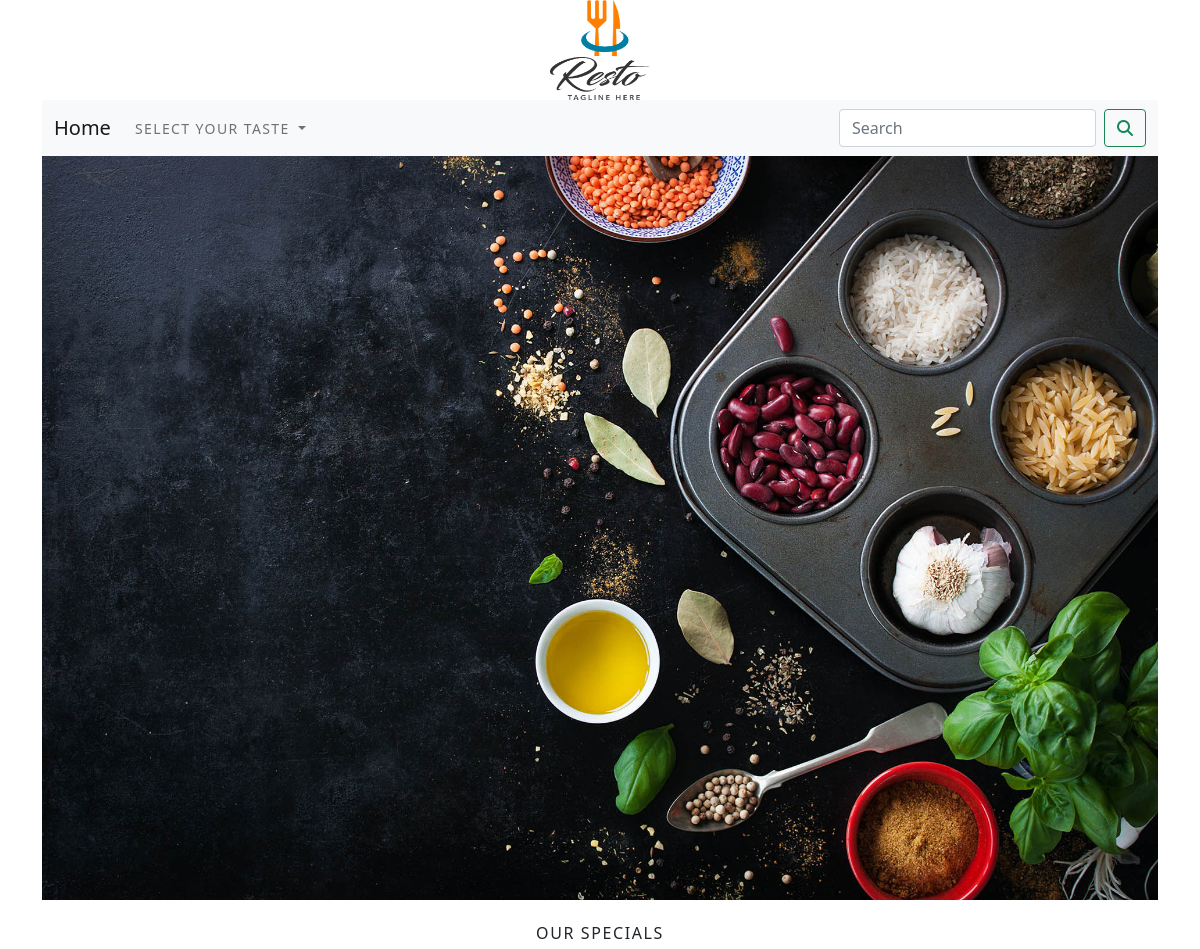
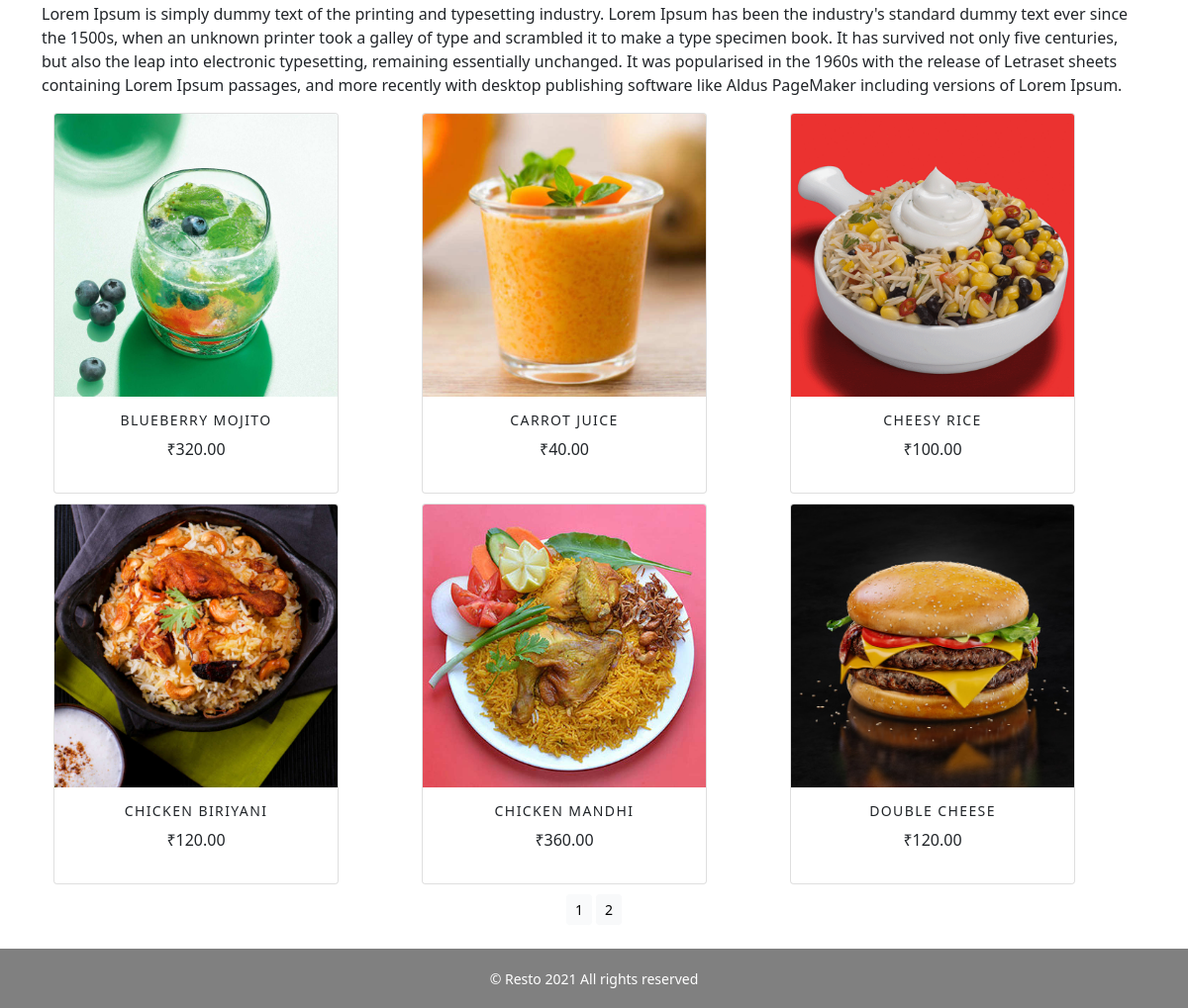
The app's page /resto/ with its own data (2 pictures, top to bottom).
### restocart/models.py (models this page shows, shortened)
class Product(models.Model):
    name = models.CharField(max_length=250, unique=True)
    slug = models.SlugField(max_length=250, unique=True)
    description = models.TextField()
    image = models.ImageField(upload_to='product', blank=True)
    price = models.DecimalField(max_digits=10, decimal_places=2)
    category = models.ForeignKey(Category, on_delete=models.CASCADE)
    stock = models.IntegerField()
    available = models.BooleanField(default=True)
    created = models.DateTimeField(auto_now_add=True)
    updated = models.DateTimeField(auto_now=True)
    class Meta:
        ordering = ('name',)
        verbose_name = 'Product'
        verbose_name_plural = 'Products'
    def get_url(self):
        return reverse('restocart:products_category_detail', args=[self.category.slug, self.slug])

### restocart/views.py (the view)
# urls.py: path('', views.allProdCat, name='allProdCat'),
def allProdCat(request, c_slug=None):
    c_page = None
    products_list = None
    if c_slug != None:
        c_page = get_object_or_404(Category, slug=c_slug)
        products_list = Product.objects.all().filter(category=c_page, available=True)
    else:
        products_list = Product.objects.all().filter(available=True)
    paginator = Paginator(products_list, 6)
    try:
        page = int(request.GET.get('page', 1))
    except:
        page = 1
    try:
        products = paginator.page(page)
    except (EmptyPage, InvalidPage):
        products = paginator.page(paginator.num_pages)
    return render(request, 'category.html', {'category': c_page, 'products': products})

### cartapp/context_processors.py (called while the page is built)
def counter(request):
    item_count = 0
    count = 0
    if 'admin' in request.path:
        return {}
    else:
        try:
            cart = Cart.objects.filter(cart_id=_cart_id(request))
            cart_items = CartItem.objects.all().filter(cart=cart[:1])
            for cart_item in cart_items:
                item_count += cart_item.quantity
        except Cart.DoesNotExist:
            item_count = 0
    return dict(item_count=item_count)

### cartapp/views.py (called while the page is built)
def _cart_id(request):
    cart = request.session.session_key
    if not cart:
        cart = request.session.create()
    return cart

### restocart/context_processors.py (called while the page is built)
def menu_links(request):
    links = Category.objects.all()
    return dict(links=links)

### restocart/models.py (called while the page is built)
    def get_url(self):
        return reverse('restocart:products_by_category', args=[self.slug])

### templates/category.html (shortened to what this page needs)
{% extends 'base.html' %}
{% load static %}
{% block content %}
    <div class="mx_auto">
        {% if category %}
        <img class="my_image" src="{{category.image.url}}" alt="{{category.name}}">
    </div>
        <br>
    <div>
        <h1 class="text-center my_title" >{{category.name}}</h1>
        <p class="text-justify">{{category.description}}</p>
    </div>
    {% else %}
    <div>
    <img  class="my_image my_image_padding" src="{% static 'images/banner.jpg' %}" alt="Our Products" width="100%">
    </div>
    <br>
    <div>
        <h1  class="text-center my_title"> Our Specials</h1>
        <p class="text-justify ">Lorem Ipsum is simply dummy text of the printing and typesetting industry. Lorem Ipsum has been the industry's standard dummy text ever since the 1500s, when an unknown printer took a galley of type and scrambled it to make a type specimen book. It has survived not only five centuries, but also the leap into electronic typesetting, remaining essentially unchanged. It was popularised in the 1960s with the release of Letraset sheets containing Lorem Ipsum passages, and more recently with desktop publishing software like Aldus PageMaker including versions of Lorem Ipsum.</p>
    </div>
    {% endif %}
    <div class="container">
        <div class="row mx_auto">
            {% for product in products.object_list %}
            <div class="my_bottom_margin col-9 col-sm-12  col-md-4 col-lg-4">
                <div class="card text-center" style="width: 18rem;">
                    <a href="{{product.get_url}}"><img class="card-img-top my_image" src="{{product.image.url}}" alt="{{product.name}}"></a>
                    <div class="card-body">
                        <h4>{{product.name}}</h4>
                        <p>₹{{product.price}}</p>
                    </div>
                </div>
            </div>
            {% endfor %}
        </div>
        <div class="mx-auto">
            {% if products.paginator.num_pages > 1 %}
            <div class="text-center">
                {% for pg in products.paginator.page_range %}
                    <a href="?page={{pg}}" class="btn btn-light btn-sm {% if products.number == pg %} active {% endif %}">{{pg}}</a>
                {% endfor %}
            </div>
            {% endif %}
        </div>
        <br>
    </div>
</div>
{% endblock %}

### templates/base.html (shortened to what this page needs)
{% load static %}
<!DOCTYPE html>
<html lang="en">
<head>
    <link href="{% static 'css/bootstrap.min.css' %}" rel="stylesheet">
    <link href="{% static 'css/custom.css' %}" rel="stylesheet">
</head>
<body>
<div class="container">
{% include 'header.html' %}
{% include 'navbar.html' %}
{% block content %}
{% endblock %}
</div>
{% include 'footer.html' %}
</body>
</html>

### templates/header.html
{% load static %}
<header>
  <center>
    <a href="{% url 'restocart:allProdCat' %}"><img src="{% static 'images/logo.png' %}" alt="Logo Image" width="100px" height="100px"></a>
  </center>
</header>

### templates/navbar.html (shortened to what this page needs)
<nav class="navbar navbar-expand-lg navbar-light bg-light">
  <div class="container-fluid">
    <a class="navbar-brand" href="{% url 'restocart:allProdCat' %}">Home</a>
    <div class="collapse navbar-collapse" id="navbarSupportedContent">
      <ul class="navbar-nav me-auto mb-2 mb-lg-0">
        <li class="nav-item dropdown {% if 'cartapp' in request.path %} active {% endif %}">
          <a class="nav-link dropdown-toggle" href="#" id="navbarDropdown" role="button" data-bs-toggle="dropdown" aria-expanded="false">
            Select Your Taste
          </a>
        </li>
      </ul>
      <form class="d-flex" action="{% url 'searchapp:SearchResult' %}" method="get">
        <input class="form-control me-2" type="search" placeholder="Search" name="q" aria-label="Search">
        <button class="btn btn-outline-success" type="submit"><i class="fa fa-search" ></i></button>
      </form>
    </div>
  </div>
</nav>

### templates/footer.html
<div class="footer navbar-fixed-bottom my_footer">
  <p class="text-center">&copy; Resto 2021  All rights reserved</p>
</div>

### static/css/custom.css (style rules this page uses)
.nav-item { letter-spacing:.1em; font-size: 14px; text-transform: uppercase; }
.my_footer p { padding-top: 20px; font-size: 14px; color: white; }
.my_footer { background-color: grey; height: 60px; }
.my_image { width: 100%; height: auto; }
.my_title { font-size: 16px; text-transform: uppercase; letter-spacing: .1em; }
.my_bottom_margin { margin-bottom: 10px; }
.card-body h4 { font-size: 14px; text-transform: uppercase; letter-spacing: .1em; }

### records on screen
Product: image (picture), name "BLUEBERRY MOJITO", price "320.00"
Product: image (picture), name "CARROT JUICE", price "40.00"
Product: image (picture), name "CHEESY RICE", price "100.00"
Product: image (picture), name "CHICKEN BIRIYANI", price "120.00"
Product: image (picture), name "CHICKEN MANDHI", price "360.00"
Product: image (picture), name "DOUBLE CHEESE", price "120.00"

### other values on screen
{{ pg }} "1" "2"
